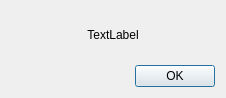
<?xml version="1.0" encoding="UTF-8"?>
<ui version="4.0">
 <class>SetSummaryDialog</class>
 <widget class="QDialog" name="SetSummaryDialog">
  <property name="geometry">
   <rect>
    <x>0</x>
    <y>0</y>
    <width>226</width>
    <height>98</height>
   </rect>
  </property>
  <property name="windowTitle">
   <string>Your score</string>
  </property>
  <layout class="QVBoxLayout" name="verticalLayout">
   <item>
    <widget class="QLabel" name="showScoreLabel">
     <property name="text">
      <string>TextLabel</string>
     </property>
     <property name="alignment">
      <set>Qt::AlignCenter</set>
     </property>
    </widget>
   </item>
   <item>
    <widget class="QDialogButtonBox" name="buttonBox">
     <property name="orientation">
      <enum>Qt::Horizontal</enum>
     </property>
     <property name="standardButtons">
      <set>QDialogButtonBox::Ok</set>
     </property>
    </widget>
   </item>
  </layout>
 </widget>
 <resources/>
 <connections>
  <connection>
   <sender>buttonBox</sender>
   <signal>accepted()</signal>
   <receiver>SetSummaryDialog</receiver>
   <slot>accept()</slot>
   <hints>
    <hint type="sourcelabel">
     <x>248</x>
     <y>254</y>
    </hint>
    <hint type="destinationlabel">
     <x>157</x>
     <y>274</y>
    </hint>
   </hints>
  </connection>
  <connection>
   <sender>buttonBox</sender>
   <signal>rejected()</signal>
   <receiver>SetSummaryDialog</receiver>
   <slot>reject()</slot>
   <hints>
    <hint type="sourcelabel">
     <x>316</x>
     <y>260</y>
    </hint>
    <hint type="destinationlabel">
     <x>286</x>
     <y>274</y>
    </hint>
   </hints>
  </connection>
 </connections>
</ui>
